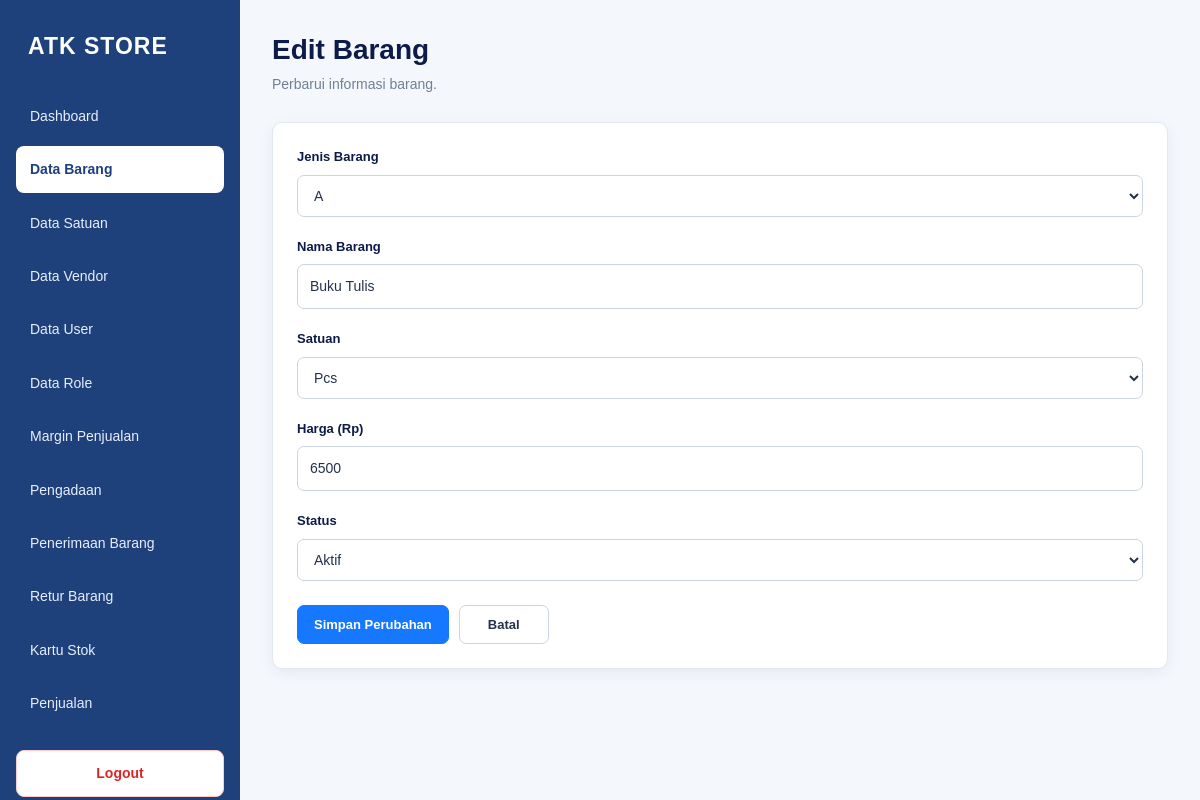
/edit_barang.php?id=1 (signed in), run on the app's committed database.
### tables this page shows
CREATE TABLE `barang` (
  `idbarang` int(11) NOT NULL,
  `jenis` char(1) DEFAULT NULL,
  `nama` varchar(45) DEFAULT NULL,
  `idsatuan` int(11) DEFAULT NULL,
  `status` tinyint(4) DEFAULT NULL,
  `harga` int(11) DEFAULT NULL
);

CREATE TABLE `satuan` (
  `idsatuan` int(11) NOT NULL,
  `nama_satuan` varchar(45) DEFAULT NULL,
  `status` tinyint(4) DEFAULT NULL
);

### edit_barang.php (the view, shortened to what this page needs)
<?php
require 'config/database.php';
$id = filter_input(
    INPUT_GET,
    'id',
    FILTER_VALIDATE_INT
);
$stmt = $pdo->prepare("
    SELECT *
    FROM barang
    WHERE idbarang = ?
");
$stmt->execute([$id]);
$barang = $stmt->fetch(PDO::FETCH_ASSOC);
$satuanList = $pdo->query("
    SELECT idsatuan, nama_satuan
    FROM satuan
    ORDER BY nama_satuan
")->fetchAll(PDO::FETCH_ASSOC);
$nilai = $_POST ?: $barang;
function h($nilai)
{
    return htmlspecialchars(
        (string) $nilai,
        ENT_QUOTES,
        'UTF-8'
    );
}
?>
<!DOCTYPE html>
<html lang="id">
<head>
    <link rel="stylesheet" href="assets/style.css?v=101">
</head>
<body>
<?php require 'includes/sidebar.php'; ?>
<main class="main-content">
    <header class="page-header">
        <div>
            <h1>Edit Barang</h1>
            <p>Perbarui informasi barang.</p>
        </div>
    </header>
    <section class="card">
        <form method="POST">
            <div class="form-group">
                <label for="jenis">Jenis Barang</label>
                <select
                    class="form-control"
                    id="jenis"
                    name="jenis"
                    required
                >
                    <?php foreach (['A', 'B'] as $opsiJenis): ?>
                        <option
                            value="<?= h($opsiJenis) ?>"
                            <?= ($nilai['jenis'] ?? '') === $opsiJenis
                                ? 'selected'
                                : '' ?>
                        >
                            <?= h($opsiJenis) ?>
                        </option>
                    <?php endforeach; ?>
                </select>
            </div>
            <div class="form-group">
                <label for="nama">Nama Barang</label>
                <input
                    class="form-control"
                    type="text"
                    id="nama"
                    name="nama"
                    maxlength="100"
                    value="<?= h($nilai['nama'] ?? '') ?>"
                    required
                >
            </div>
            <div class="form-group">
                <label for="idsatuan">Satuan</label>
                <select
                    class="form-control"
                    id="idsatuan"
                    name="idsatuan"
                    required
                >
                    <?php foreach ($satuanList as $s): ?>
                        <option
                            value="<?= (int) $s['idsatuan'] ?>"
                            <?= (string) ($nilai['idsatuan'] ?? '')
                                === (string) $s['idsatuan']
                                ? 'selected'
                                : '' ?>
                        >
                            <?= h($s['nama_satuan']) ?>
                        </option>
                    <?php endforeach; ?>
                </select>
            </div>
            <div class="form-group">
                <label for="harga">Harga (Rp)</label>
                <input
                    class="form-control"
                    type="number"
                    id="harga"
                    name="harga"
                    min="0"
                    step="0.01"
                    value="<?= h($nilai['harga'] ?? '') ?>"
                    required
                >
            </div>
            <div class="form-group">
                <label for="status">Status</label>
                <select
                    class="form-control"
                    id="status"
                    name="status"
                    required
                >
                    <option
                        value="1"
                        <?= (string) ($nilai['status'] ?? '1') === '1'
                            ? 'selected'
                            : '' ?>
                    >
                        Aktif
                    </option>
                </select>
            </div>
            <div class="form-actions">
                <button
                    class="btn btn-primary"
                    type="submit"
                >
                    Simpan Perubahan
                </button>
                <a
                    class="btn btn-secondary"
                    href="data_barang.php"
                >
                    Batal
                </a>
            </div>
        </form>
    </section>
</main>
</body>
</html>

### assets/style.css (style rules this page uses)
:root { --navy: #0c1b48; --sidebar: #1e407b; --sidebar-hover: #2f5fa5; --primary: #1677ff; --primary-hover: #0f5fd1; --background: #f4f7fc; --white: #ffffff; --text: #24324b; --muted: #718096; --border: #e2e8f0; --danger: #dc2626; --danger-hover: #b91c1c; --radius: 10px; --shadow: 0 4px 16px rgba(12, 27, 72, 0.06); }
* { box-sizing: border-box; }
html { min-height: 100%; }
body { margin: 0; font-family: Arial, Helvetica, sans-serif; font-size: 14px; line-height: 1.6; color: var(--text); background: var(--background); }
a { color: inherit; text-decoration: none; }
button, input, select, textarea { font: inherit; }
.main-content { min-height: 100vh; margin-left: 240px; padding: 32px; }
.page-header { display: flex; justify-content: space-between; align-items: center; gap: 20px; margin-bottom: 26px; }
.page-header h1 { margin: 0 0 5px; color: var(--navy); font-size: 28px; font-weight: 750; line-height: 1.3; }
.page-header p { margin: 0; color: var(--muted); font-size: 14px; }
.card { margin-bottom: 24px; padding: 24px; background: var(--white); border: 1px solid var(--border); border-radius: var(--radius); box-shadow: var(--shadow); }
.btn { display: inline-flex; justify-content: center; align-items: center; gap: 6px; padding: 9px 16px; border: 1px solid transparent; border-radius: 7px; cursor: pointer; font-size: 13px; font-weight: 700; line-height: 1.5; text-align: center; white-space: nowrap; transition: background 0.2s ease, border-color 0.2s ease; }
.btn-primary { color: var(--white); background: var(--primary); border-color: var(--primary); }
.btn-secondary { color: var(--text); background: var(--white); border-color: #cbd5e1; }
.form-group { display: flex; flex-direction: column; gap: 7px; margin-bottom: 20px; }
.form-group label { color: var(--navy); font-size: 13px; font-weight: 700; }
.form-control, input[type="text"], input[type="number"], input[type="password"], input[type="email"], input[type="date"], select, textarea { width: 100%; min-height: 42px; padding: 10px 12px; color: var(--text); background: var(--white); border: 1px solid #cbd5e1; border-radius: 7px; outline: none; }
.form-actions { display: flex; align-items: center; flex-wrap: wrap; gap: 10px; margin-top: 24px; }
.form-actions .btn { min-width: 90px; }

### data on the page
barang: nama "Buku Tulis", idsatuan "Pcs", harga "6500", status "Aktif"

### other printed values
form field jenis "A"
